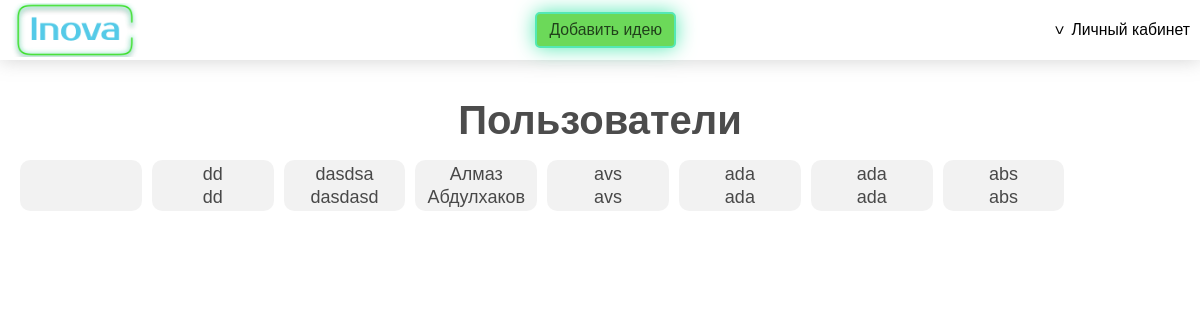
The page /users (signed in) on the database its author committed.
### main/models.py (models this page shows, shortened)
class CustomUser(AbstractUser):
    username = None
    email = models.EmailField(_('email address'), unique=True)
    USERNAME_FIELD = 'email'
    REQUIRED_FIELDS = []
    objects = CustomUserManager()

### main/views.py (the view)
# urls.py: path('users', views.users, name='users'),
def users(request):
    return render(request, 'main/users.html', {'users': CustomUser.objects.all()})

### main/templates/main/users.html (shortened to what this page needs)
{% extends 'main/base.html' %}
{% load static %}
{% block nav %}
<div class="header">
  <div class="container">
    <a href="{% url 'home' %}" class="header__logo"></a>
    <a href="{% url 'add_idea' %}" class="header__add-project-button button">
      Добавить идею
    </a>
    {% if user.is_authenticated %}
    <div class="header__profile">
      <button class="header__profile-link">Личный кабинет</button>
    </div>
    {% endif %}
  </div>
</div>
{% endblock nav %}
{% block content %}
<div class="users">
  <div class="users__title">Пользователи</div>
  <div class="users__container">
    {% for item in users %}
    <a href="{% url 'profile' item.id %}" class="users__item">
      <div class="users__info">{{item.first_name}}</div>
      <div class="users__info">{{item.last_name}}</div>
    </a>
    {% endfor %}
  </div>
</div>
{% endblock  %}

### main/static/css/style.css (style rules this page uses)
* { padding: 0; margin: 0; border: 0; }
*, *::after, *::before { box-sizing: border-box; }
html, body { height: 100%; width: 100%; font-size: 100%; line-height: 1; font-size: 14px; -ms-text-size-adjust: 100%; -moz-text-size-adjust: 100%; -webkit-text-size-adjust: 100%; }
input, button, textarea { font-family: inherit; }
button { cursor: pointer; }
a, a:visited { text-decoration: none; color: inherit; }
:root { --text-color: rgba(0, 0, 0, 0.7); --main-color: #54cae8; --main-color-v2: #56d1c9; --sec-color: #54e8b4; --sec-color-v2: #50de84; --alt-color: rgba(0, 0, 0, 0.5); --color-accent-fg: #0969da; --alert-color: #E92731; --alert-color-v2: #F7555D; --font-size-normal: clamp(0.625rem, 0.268rem + 1.14vw, 1.125rem); --font-size-title: clamp(1rem, 0.643rem + 1.14vw, 1.5rem); }
body { color: var(--text-color); font-family: sans-serif; font-weight: 300px; font-size: var(--font-size-normal); }
.container { max-width: 1400px; margin: 0 auto; padding: 0 10px; }
.button { border: 2px solid var(--sec-color); padding: 8px 12px; border-radius: 5px; background-color: transparent; font-size: var(--font-size-normal); transition: background 0.2s; }
.header { z-index: 10; position: fixed; background: #fff; filter: drop-shadow(0 0 10px rgba(104, 104, 104, 0.3)); height: 60px; width: 100%; top: 0; }
.header .container { display: flex; justify-content: space-between; align-items: center; height: 100%; }
.header__logo { background: url(../img/logo2.png) center/100% no-repeat; width: 130px; height: 90%; }
.header__add-project-button { background: #fff; filter: drop-shadow(0 0 10px var(--sec-color)); background-color: rgb(108, 217, 89); }
.header__profile { position: relative; }
.header__profile-link { font-size: var(--font-size-normal); position: relative; height: 100%; display: flex; align-items: center; justify-content: center; background: transparent; transition: all 0.3s; }
.header__profile-link::before { transition: all 0.3s; content: ">"; position: absolute; top: 50%; left: -15%; transform: translate(0, -50%) rotate(90deg); border-radius: 100vh; }
.users { display: flex; flex-direction: column; align-items: center; }
.users__title { font-size: 40px; font-weight: 700; padding-top: 100px; }
.users__container { display: flex; flex-wrap: wrap; gap: 10px; width: 100%; padding-top: 20px; padding-inline: 20px; }
.users__item { background: rgba(0, 0, 0, 0.05); border-radius: 10px; width: 10.5%; display: flex; flex-direction: column; align-items: center; gap: 5px; padding-block: 5px; transition: all 0.2s; }
.users__info { font-size: 18px; }

### rows shown on the page
CustomUser: first_name "dd", last_name "dd"
CustomUser: first_name "dasdsa", last_name "dasdasd"
CustomUser: first_name "Алмаз", last_name "Абдулхаков"
CustomUser: first_name "avs", last_name "avs"
CustomUser: first_name "ada", last_name "ada"
CustomUser: first_name "ada", last_name "ada"
CustomUser: first_name "abs", last_name "abs"
